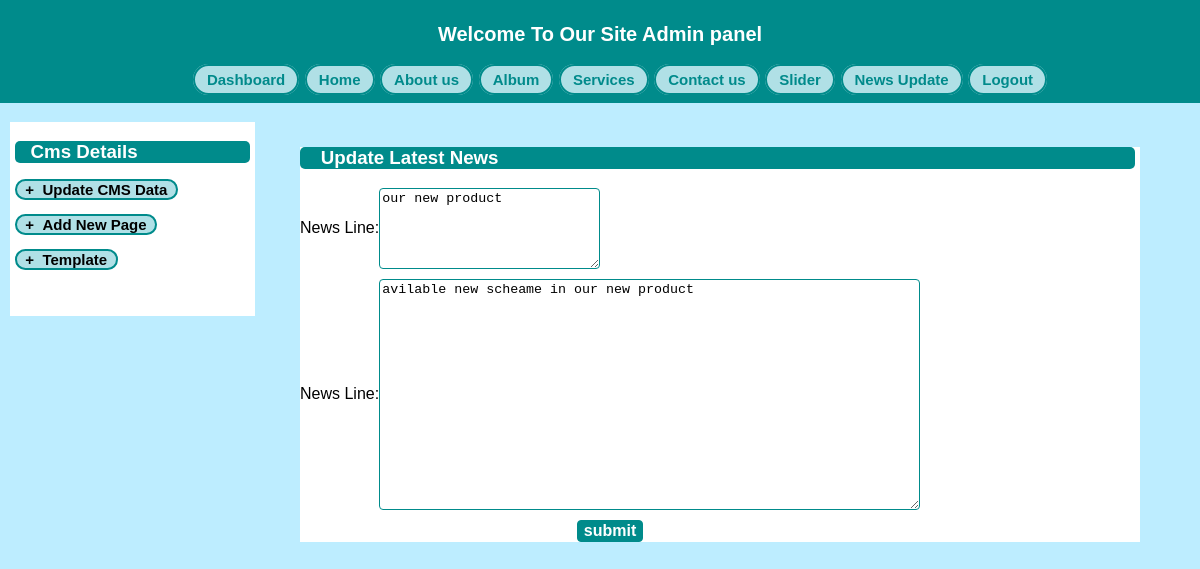
Page /adminuser/newsupdate.php?id=3 (signed in) on the committed database.
### tables this page shows
CREATE TABLE IF NOT EXISTS `news` (
  `id` int(11) NOT NULL AUTO_INCREMENT,
  `news` varchar(100) NOT NULL,
  `newsdata` varchar(500) NOT NULL,
  `newsdate` varchar(50) NOT NULL,
  PRIMARY KEY (`id`)
);

### adminuser/newsupdate.php (the view, shortened to what this page needs)
<?php
include("header.php");
include("product_box.php");
if(isset($_GET['id']))
	{
		$id=intval($_GET['id']);
}
$sql2="select * from news where id='$id'";
	 $result2=mysql_query($sql2);
	 while($query2=mysql_fetch_array($result2)) {
?>
<div style="margin:20px;background:white;width:100%;">
<div class="sideheader">
<h3>
&nbsp;&nbsp;&nbsp;&nbsp;Update Latest News
</h3>
</div>
<form action="" method="post" name="contact" id="contact">
<p style="text-align: justify;">
	<table cellpadding="0" cellspacing="0">
            <tbody>
			<tr><td> News Line:</td><td>
				<textarea name="address" cols="25" rows="5" required style="background:lightsilver;"><?php echo $query2['news']; ?></textarea></td></tr>
					<tr height="10px">
			</tr>
			<tr><td> News Line:</td><td>
				<textarea name="address2" cols="65" rows="15" required style="background:lightsilver;"><?php echo $query2['newsdata']; ?></textarea></td></tr>
			<tr height="10px">
			</tr>
			 <tr align="center">
    			<td colspan="2">
		 		 <input type="submit" name="submit1" value="submit" style="background-color:darkcyan;font-size:16px;color:white;  		                    font-weight:bold" />
    			</td>
    		</tr>
        </tbody>
	</table>
	</form>
	<?php
	}
include("product_boxclose.php");
?>

### adminuser/adminstyle.css (style rules this page uses)
body { font-family: Arial, Helvetica, sans-serif; background-color:#BDEDFF; margin:0 auto; }
table { background-color:#FFFFFF; }
td { font-family: Arial, Helvetica, sans-serif; }
input,select,textarea { border:1px double darkcyan; border-radius:4px; }
.sideheader { background:darkcyan; border-radius:5px; margin-right:5px; color:white; }

### rows in the picture
news: address "our new product", address2 "avilable new scheame in our new product"
